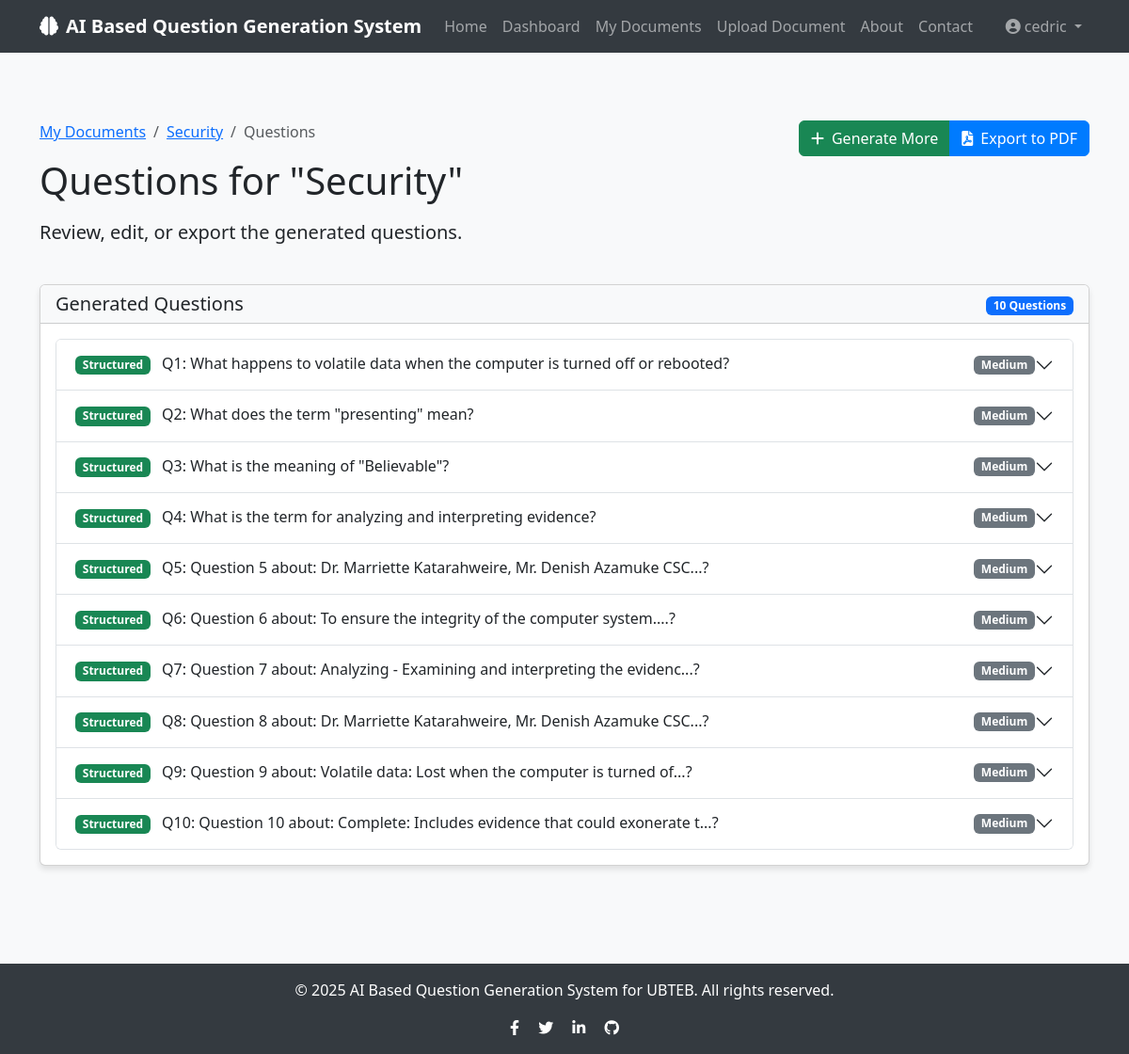
The app's page /documents/1/questions (signed in), older data.
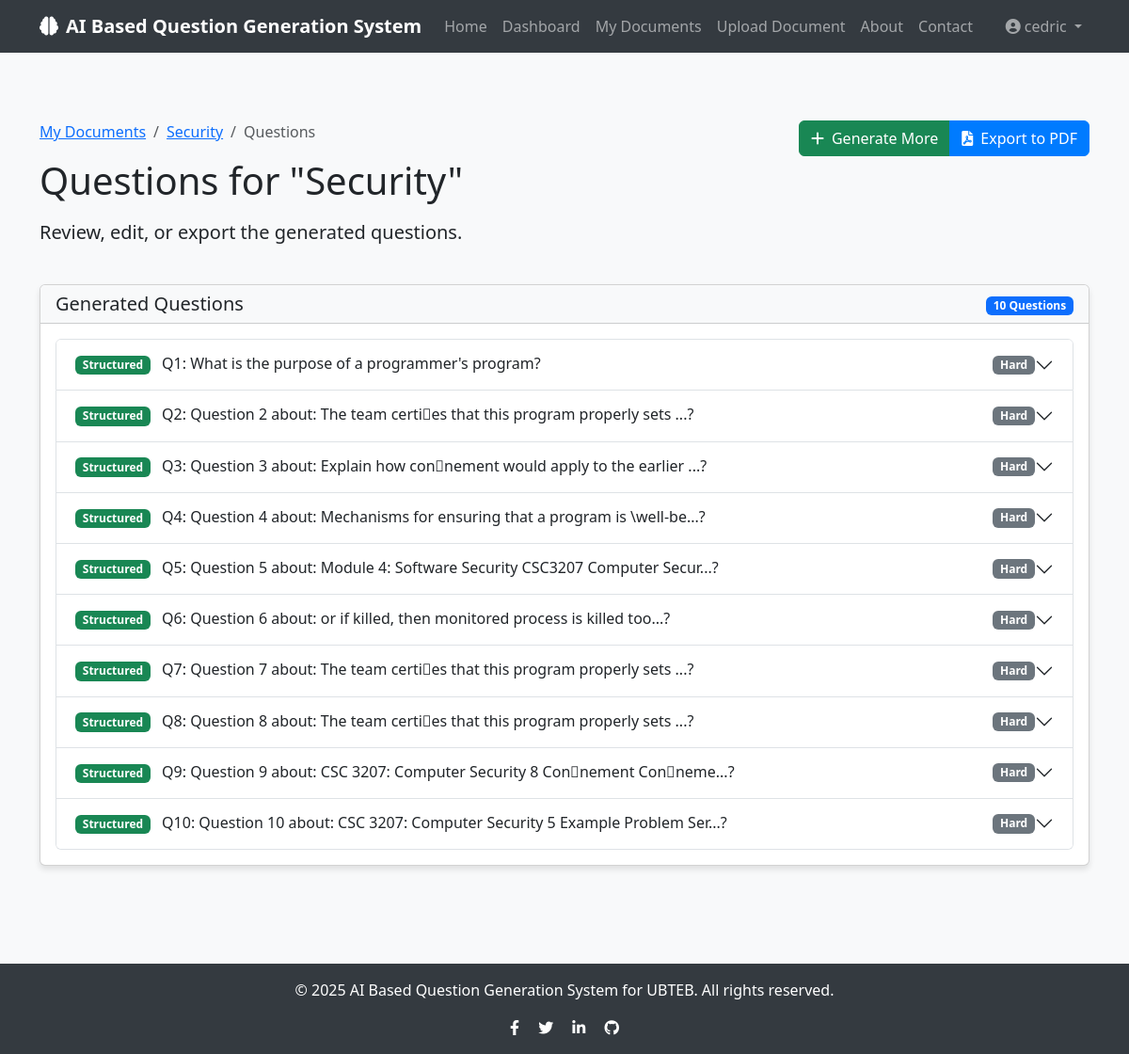
The same page, newer data.
### app/models/user.py (models this page shows, shortened)
class User(db.Model, UserMixin):
    id = db.Column(db.Integer, primary_key=True)
    username = db.Column(db.String(50), unique=True, nullable=False)
    email = db.Column(db.String(120), unique=True, nullable=False)
    password = db.Column(db.String(60), nullable=False)
    created_at = db.Column(db.DateTime, default=datetime.utcnow)
    documents = db.relationship('Document', backref='author', lazy=True, cascade="all, delete-orphan")
    questions = db.relationship('Question', backref='author', lazy=True, cascade="all, delete-orphan")

### app/models/document.py (models this page shows, shortened)
class Document(db.Model):
    id = db.Column(db.Integer, primary_key=True)
    title = db.Column(db.String(100), nullable=False)
    filename = db.Column(db.String(100), nullable=False)
    file_path = db.Column(db.String(255), nullable=False)
    content = db.Column(db.Text, nullable=False)
    created_at = db.Column(db.DateTime, default=datetime.utcnow)
    user_id = db.Column(db.Integer, db.ForeignKey('user.id'), nullable=False)
    questions = db.relationship('Question', backref='document', lazy=True, cascade="all, delete-orphan")

### app/models/question.py (models this page shows, shortened)
class Question(db.Model):
    id = db.Column(db.Integer, primary_key=True)
    content = db.Column(db.Text, nullable=False)
    answer = db.Column(db.Text, nullable=False)
    options = db.Column(db.JSON, nullable=True)  # For multiple choice questions
    question_type = db.Column(db.String(20), nullable=False)  # 'multiple_choice' or 'structured'
    difficulty = db.Column(db.String(20), nullable=False)  # 'easy', 'medium', 'hard'
    created_at = db.Column(db.DateTime, default=datetime.utcnow)
    document_id = db.Column(db.Integer, db.ForeignKey('document.id'), nullable=False)
    user_id = db.Column(db.Integer, db.ForeignKey('user.id'), nullable=False)

### app/routes/questions.py (the view)
@questions.route('/documents/<int:document_id>/questions')
@login_required
def view_questions(document_id):
    document = Document.query.get_or_404(document_id)
    if document.user_id != current_user.id:
        flash('You do not have permission to view questions for this document.', 'danger')
        return redirect(url_for('questions.list_documents'))
    questions = Question.query.filter_by(document_id=document.id).all()
    return render_template('questions/view_questions.html', document=document, questions=questions)

### app/models/user.py (called while the page is built)
@login_manager.user_loader
def load_user(user_id):
    return User.query.get(int(user_id))

### app/templates/questions/view_questions.html (shortened to what this page needs)
{% extends "base.html" %}
{% block content %}
<div class="container py-5">
    <div class="row mb-4">
        <div class="col-md-8">
            <nav aria-label="breadcrumb">
                <ol class="breadcrumb">
                    <li class="breadcrumb-item"><a href="{{ url_for('questions.list_documents') }}">My Documents</a></li>
                    <li class="breadcrumb-item"><a href="{{ url_for('questions.view_document', document_id=document.id) }}">{{ document.title }}</a></li>
                    <li class="breadcrumb-item active" aria-current="page">Questions</li>
                </ol>
            </nav>
            <h1 class="mb-3">Questions for "{{ document.title }}"</h1>
            <p class="lead">Review, edit, or export the generated questions.</p>
        </div>
        <div class="col-md-4 text-end">
            <div class="btn-group" role="group">
                <a href="{{ url_for('questions.generate_questions_form', document_id=document.id) }}" class="btn btn-success">
                    <i class="fas fa-plus me-2"></i>Generate More
                </a>
                <a href="{{ url_for('questions.export_questions', document_id=document.id) }}" class="btn btn-primary">
                    <i class="fas fa-file-pdf me-2"></i>Export to PDF
                </a>
            </div>
        </div>
    </div>
    {% if questions %}
        <div class="row mb-4">
            <div class="col-md-12">
                <div class="card">
                    <div class="card-header bg-light">
                        <div class="row align-items-center">
                            <div class="col">
                                <h5 class="mb-0">Generated Questions</h5>
                            </div>
                            <div class="col-auto">
                                <span class="badge bg-primary">{{ questions|length }} Questions</span>
                            </div>
                        </div>
                    </div>
                    <div class="card-body">
                        <div class="accordion" id="questionsAccordion">
                            {% for question in questions %}
                                <div class="accordion-item">
                                    <h2 class="accordion-header" id="heading{{ question.id }}">
                                        <button class="accordion-button collapsed" type="button" data-bs-toggle="collapse" data-bs-target="#collapse{{ question.id }}" aria-expanded="false" aria-controls="collapse{{ question.id }}">
                                            <div class="d-flex w-100 justify-content-between align-items-center">
                                                <span>
                                                    <span class="badge {% if question.question_type == 'multiple_choice' %}bg-info{% else %}bg-success{% endif %} me-2">
                                                        {{ question.question_type|replace('_', ' ')|title }}
                                                    </span>
                                                    Q{{ loop.index }}: {{ question.content }}
                                                </span>
                                                <span class="badge bg-secondary ms-2">{{ question.difficulty|title }}</span>
                                            </div>
                                        </button>
                                    </h2>
                                </div>
                            {% endfor %}
                        </div>
                    </div>
                </div>
            </div>
        </div>
    {% endif %}
</div>
{% endblock %}

### app/templates/base.html (shortened to what this page needs)
<!DOCTYPE html>
<html lang="en">
<head>
    <link href="https://cdn.jsdelivr.net/npm/bootstrap@5.3.0/dist/css/bootstrap.min.css" rel="stylesheet">
    <link rel="stylesheet" href="https://cdnjs.cloudflare.com/ajax/libs/font-awesome/6.0.0/css/all.min.css">
</head>
<body>
    <nav class="navbar navbar-expand-lg navbar-dark mb-4">
        <div class="container">
            <a class="navbar-brand" href="{{ url_for('main.index') }}">
                <i class="fas fa-brain me-2"></i>AI Based Question Generation System
            </a>
            <div class="collapse navbar-collapse" id="navbarNav">
                <ul class="navbar-nav me-auto">
                    <li class="nav-item">
                        <a class="nav-link" href="{{ url_for('main.index') }}">Home</a>
                    </li>
                    {% if current_user.is_authenticated %}
                    <li class="nav-item">
                        <a class="nav-link" href="{{ url_for('main.dashboard') }}">Dashboard</a>
                    </li>
                    <li class="nav-item">
                        <a class="nav-link" href="{{ url_for('questions.list_documents') }}">My Documents</a>
                    </li>
                    <li class="nav-item">
                        <a class="nav-link" href="{{ url_for('questions.upload_document') }}">Upload Document</a>
                    </li>
                    {% endif %}
                    <li class="nav-item">
                        <a class="nav-link" href="{{ url_for('main.about') }}">About</a>
                    </li>
                    <li class="nav-item">
                        <a class="nav-link" href="{{ url_for('main.contact') }}">Contact</a>
                    </li>
                </ul>
                <ul class="navbar-nav">
                    {% if current_user.is_authenticated %}
                    <li class="nav-item dropdown">
                        <a class="nav-link dropdown-toggle" href="#" id="navbarDropdown" role="button" data-bs-toggle="dropdown" aria-expanded="false">
                            <i class="fas fa-user-circle me-1"></i>{{ current_user.username }}
                        </a>
                    </li>
                    {% endif %}
                </ul>
            </div>
        </div>
    </nav>
    <div class="content">
        {% block content %}{% endblock %}
    </div>
    <footer class="footer text-center">
        <div class="container">
            <div class="row">
                <div class="col-md-12">
                    <p>&copy; 2025 AI Based Question Generation System for UBTEB. All rights reserved.</p>
                    <div class="social-icons">
                        <a href="#" class="text-white me-3"><i class="fab fa-facebook-f"></i></a>
                        <a href="#" class="text-white me-3"><i class="fab fa-twitter"></i></a>
                        <a href="#" class="text-white me-3"><i class="fab fa-linkedin-in"></i></a>
                        <a href="#" class="text-white"><i class="fab fa-github"></i></a>
                    </div>
                </div>
            </div>
        </div>
    </footer>
</body>
</html>

### app/templates/base.html (style rules this page uses)
body { min-height: 100vh; display: flex; flex-direction: column; background-color: #f8f9fa; }
.content { flex: 1; }
.navbar { background-color: #343a40; }
.navbar-brand { font-weight: bold; color: #ffffff; }
.footer { background-color: #343a40; color: #ffffff; padding: 1rem 0; margin-top: 2rem; }
.card { box-shadow: 0 4px 6px rgba(0, 0, 0, 0.1); transition: all 0.3s ease; }
.btn-primary { background-color: #007bff; border-color: #007bff; }

Row changes from the older to the newer data that the page shows:
changed Question: content "What happens to volatile data when the computer is turned off or rebooted?" → "What is the purpose of a programmer's program?"; difficulty "Medium" → "Hard"
changed Question: content "What does the term \"presenting\" mean?" → "Question 2 about: The team certi es that this program properly sets ...?"; difficulty "Medium" → "Hard"
changed Question: content "What is the meaning of \"Believable\"?" → "Question 3 about: Explain how con nement would apply to the earlier ...?"; difficulty "Medium" → "Hard"
changed Question: content "What is the term for analyzing and interpreting evidence?" → "Question 4 about: Mechanisms for ensuring that a program is \\well-be...?"; difficulty "Medium" → "Hard"
changed Question: content "Question 5 about: Dr. Marriette Katarahweire, Mr. Denish Azamuke CSC...?" → "Question 5 about: Module 4: Software Security CSC3207 Computer Secur...?"; difficulty "Medium" → "Hard"
changed Question: content "Question 6 about: To ensure the integrity of the computer system....?" → "Question 6 about: or if killed, then monitored process is killed too...?"; difficulty "Medium" → "Hard"
changed Question: content "Question 7 about: Analyzing - Examining and interpreting the evidenc...?" → "Question 7 about: The team certi es that this program properly sets ...?"; difficulty "Medium" → "Hard"
changed Question: content "Question 8 about: Dr. Marriette Katarahweire, Mr. Denish Azamuke CSC...?" → "Question 8 about: The team certi es that this program properly sets ...?"; difficulty "Medium" → "Hard"
changed Question: content "Question 9 about: Volatile data: Lost when the computer is turned of...?" → "Question 9 about: CSC 3207: Computer Security 8 Con nement Con neme...?"; difficulty "Medium" → "Hard"
changed Question: content "Question 10 about: Complete: Includes evidence that could exonerate t...?" → "Question 10 about: CSC 3207: Computer Security 5 Example Problem Ser...?"; difficulty "Medium" → "Hard"
